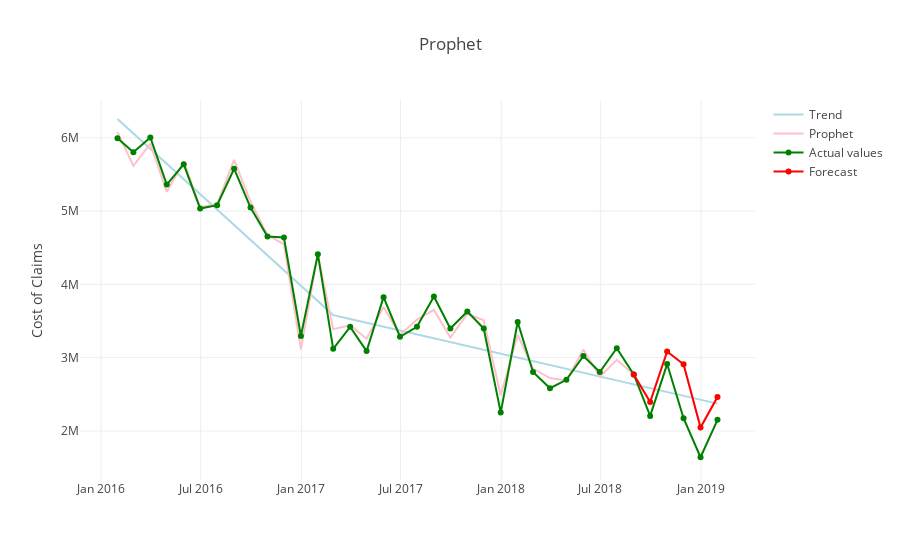
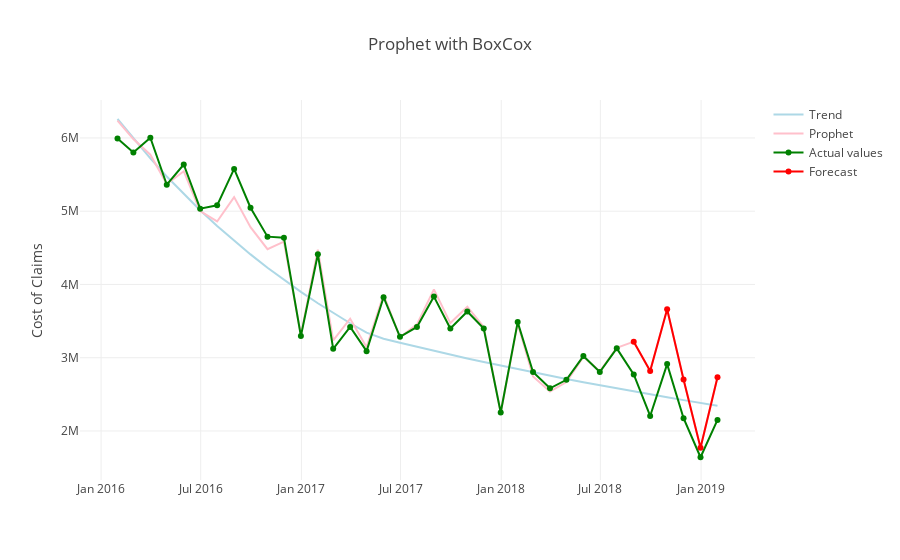

The code cell stored with these charts, in order, in its notebook:
### Markdown cell above
### Forecast (with visualization and BoxCox transformation)

### Code cell
df_prophet = ProphetCover(df, 6, 'Cost of Claims', True, True, True)
